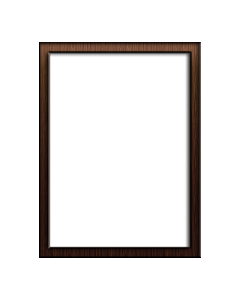
#> input picture cv_deal/img1.png, 240 x 300 px
$ python '10.Canny边缘检测.py'
#> lines starting #> are read from the running program, lines starting #| are printed output that depends on the picture; after the words box and inside, x2 and y2 are one past the last pixel; in counts of white or black regions, pixels touching at a corner belong together
import cv2 as cv

"""
canny=cv.Canny(img,threshold1,threshold2)
#img
#threshold1 minval 较小的阈值将间断的边缘连接起来
#threshold2 maxval 较大的阈值检测图像中明显的边缘
"""

#读取
img=cv.imread('img1.png',0)
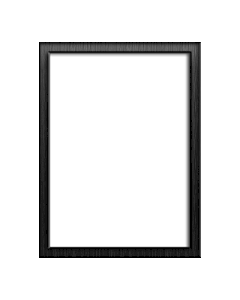
#> img: shape (300, 240); min 0, max 255, mean 229.8
#
res=cv.Canny(img,0,255)
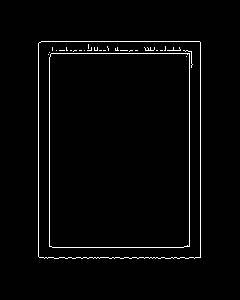
#> res: shape (300, 240); 2.2% white in thin lines or dots, all inside (x1, y1, x2, y2) = (38, 41, 201, 259)
#图像显示
cv.imshow("res",res)
cv.waitKey(0)

$ run again, with cv_deal/blocks.png copied over cv_deal/img1.png
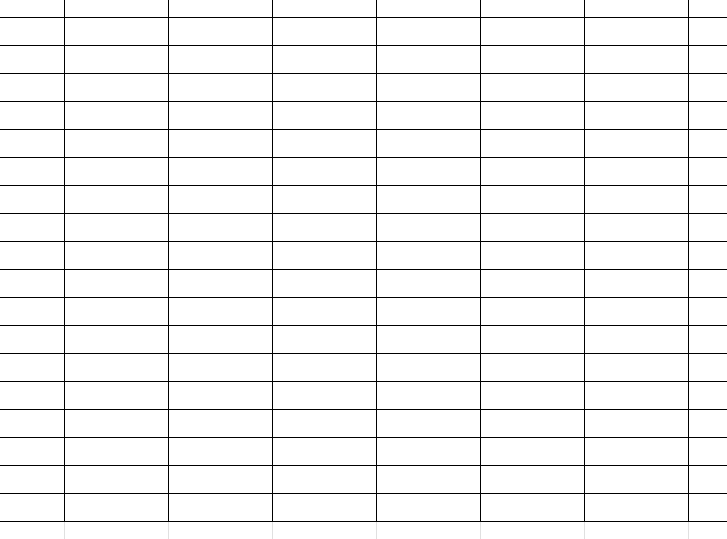
#> input picture cv_deal/blocks.png, 727 x 539 px
#> img is the input picture: shape (539, 727); min 0, max 255, mean 243.7
#> `res=cv.Canny(img,0,255)`:
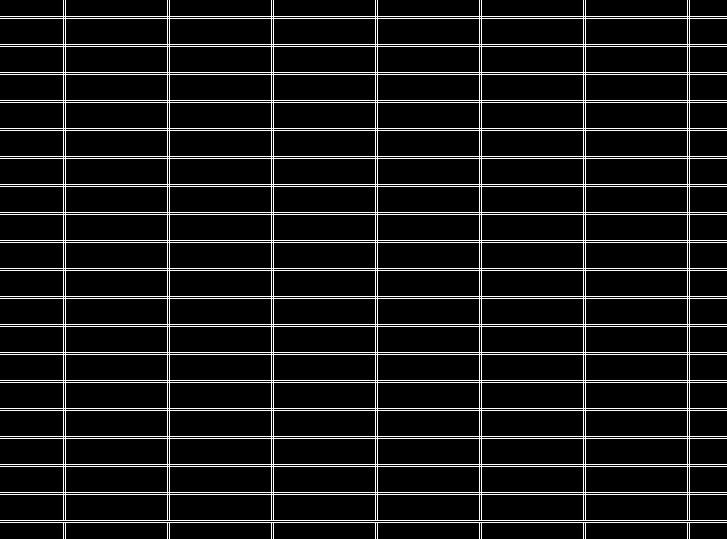
#> res: shape (539, 727); 8.8% white in thin lines or dots
